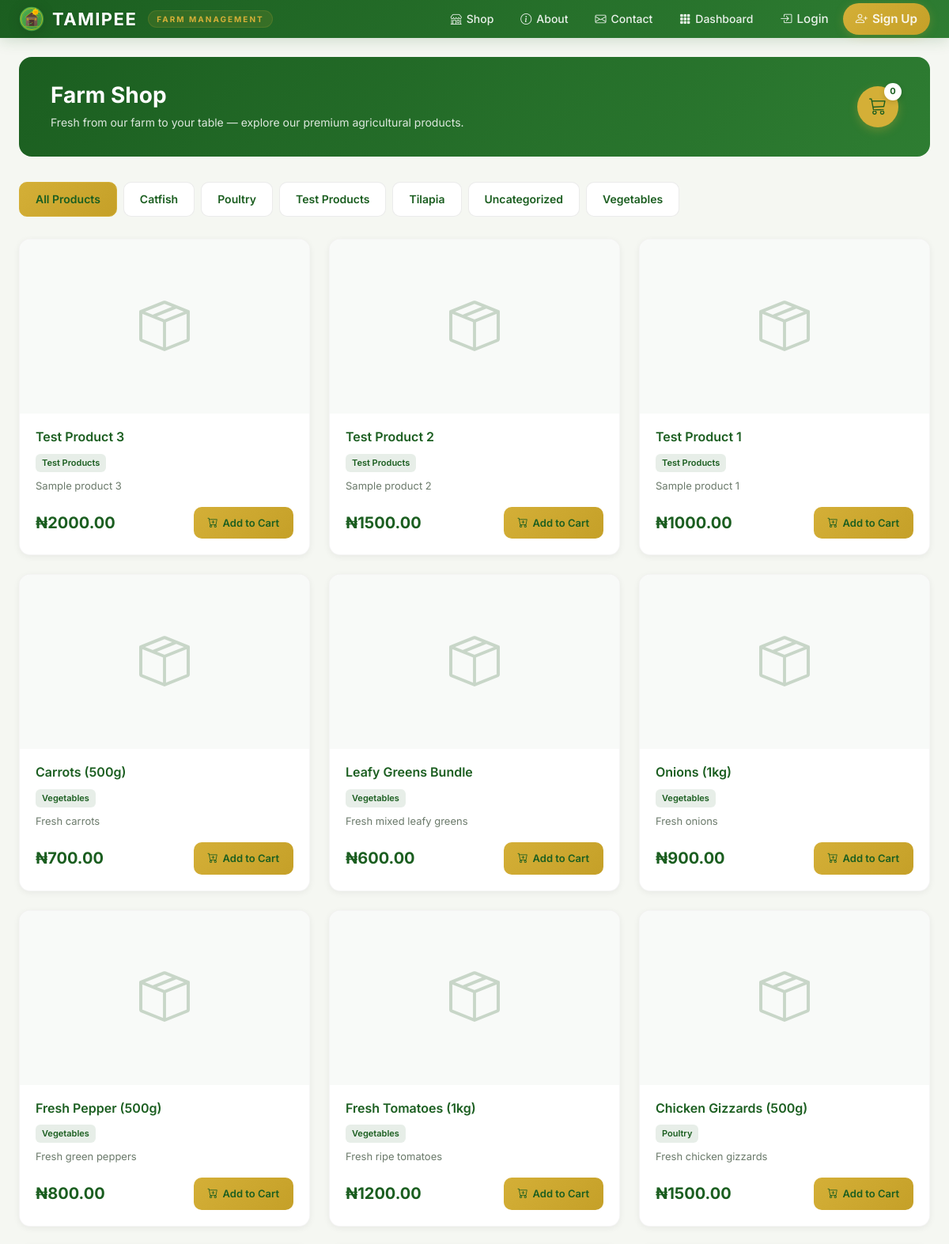
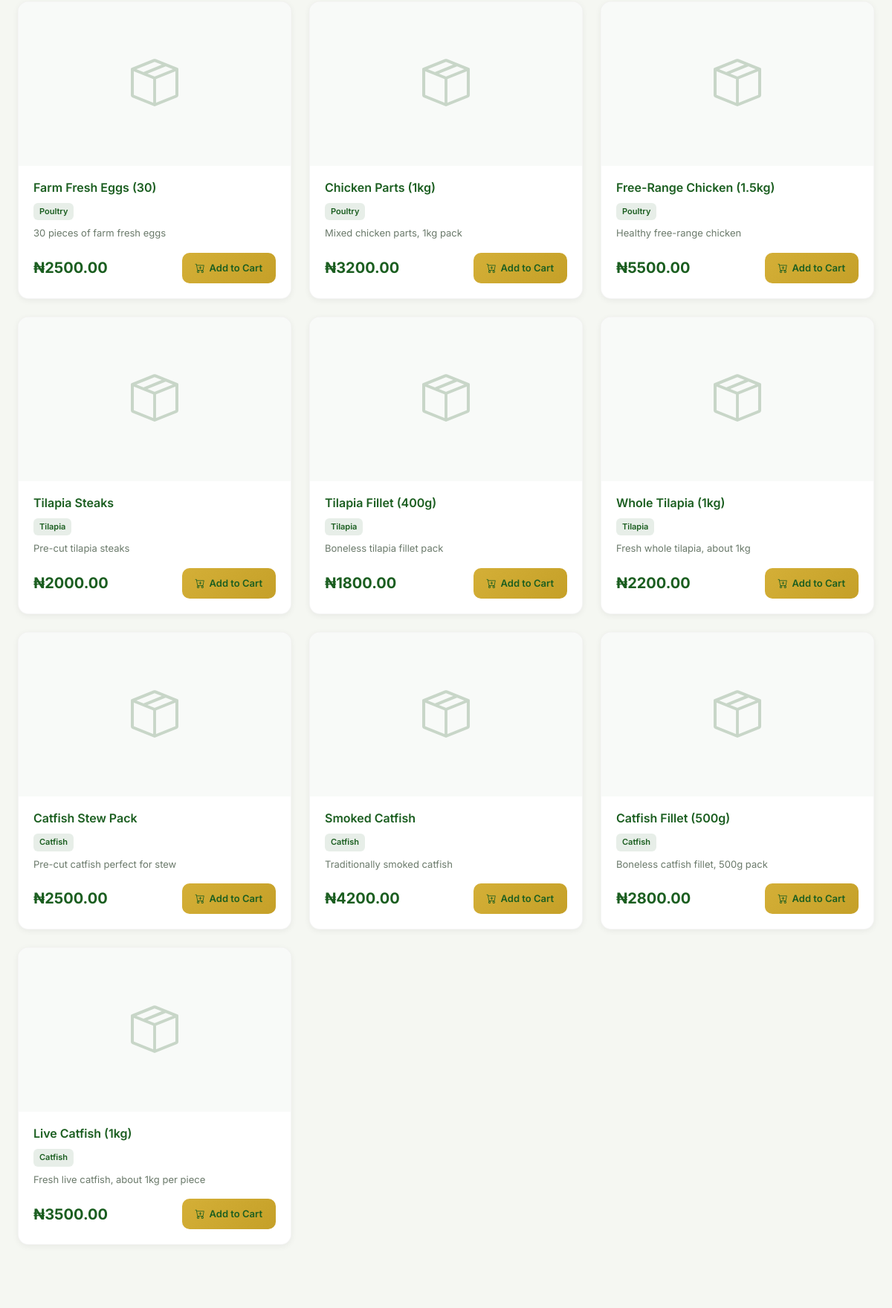
The app's page /shop/ (upper part) with its own data (2 pictures, top to bottom).
### shop/models.py (models this page shows, shortened)
class Cart(models.Model):
    user = models.ForeignKey(
        settings.AUTH_USER_MODEL,
        on_delete=models.CASCADE,
        null=True,
        blank=True,
        related_name="cart",
        verbose_name=_("user"),
    )
    session_key = models.CharField(
        _("session key"),
        max_length=40,
        null=True,
        blank=True,
    )
    created_at = models.DateTimeField(_("created at"), auto_now_add=True)
    updated_at = models.DateTimeField(_("updated at"), auto_now=True)
    class Meta:
        verbose_name = _("cart")
        verbose_name_plural = _("carts")
    @property
    def item_count(self):
        return sum(item.quantity for item in self.items.all())

class Category(models.Model):
    name = models.CharField(_("name"), max_length=100, unique=True)
    slug = models.SlugField(unique=True, blank=True)
    description = models.TextField(_("description"), blank=True)
    is_sample_data = models.BooleanField(_("sample data"), default=False)
    created_at = models.DateTimeField(_("created at"), auto_now_add=True)
    class Meta:
        verbose_name = _("category")
        verbose_name_plural = _("categories")
        ordering = ["name"]

class Product(models.Model):
    name = models.CharField(_("name"), max_length=200)
    description = models.TextField(_("description"), blank=True)
    price = models.DecimalField(_("price"), max_digits=10, decimal_places=2)
    stock_quantity = models.PositiveIntegerField(_("stock quantity"), default=0)
    image = models.ImageField(
        _("image"),
        upload_to="products/",
        blank=True,
        null=True,
    )
    is_active = models.BooleanField(_("active"), default=True)
    category = models.ForeignKey(
        Category,
        on_delete=models.CASCADE,
        related_name="products",
        verbose_name=_("category"),
    )
    is_sample_data = models.BooleanField(_("sample data"), default=False)
    created_at = models.DateTimeField(_("created at"), auto_now_add=True)
    updated_at = models.DateTimeField(_("updated at"), auto_now=True)
    class Meta:
        verbose_name = _("product")
        verbose_name_plural = _("products")
        ordering = ["-created_at"]
    @property
    def in_stock(self):
        return self.stock_quantity > 0

### shop/views.py (the view)
# urls.py: path("", views.product_list, name="product_list"),
def product_list(request):
    products = Product.objects.filter(is_active=True).select_related('category').order_by("-created_at")
    categories = Category.objects.all().order_by('name')
    products_by_category = {}
    for product in products:
        cat_name = product.category.name if product.category else "Uncategorized"
        products_by_category.setdefault(cat_name, []).append(product)
    cart = _get_or_create_cart(request)
    cart_item_ids = set(cart.items.values_list("product_id", flat=True))
    homepage_hero = SiteContent.get_section_content('homepage_hero')
    shop_banner = SiteContent.get_section_content('shop_banner')
    context = {
        "products": products,
        "categories": categories,
        "products_by_category": products_by_category,
        "cart": cart,
        "cart_item_ids": cart_item_ids,
        "homepage_hero": homepage_hero,
        "shop_banner": shop_banner,
    }
    return render(request, "shop/product_list.html", context)

### admin_dashboard/context_processors.py (called while the page is built)
def site_content(request):
    return {
        'business_hours_content': SiteContent.get_section_content('business_hours'),
        'social_media_content': SiteContent.get_section_content('social_media'),
    }

### admin_dashboard/models.py (called while the page is built)
    @classmethod
    def get_section_content(cls, section_key):
        try:
            return cls.objects.get(section=section_key)
        except cls.DoesNotExist:
            return None

### notifications/context_processors.py (called while the page is built)
def unread_notification_count(request):
    return {
        'unread_notification_count': Notification.objects.filter(is_read=False).count()
    }

### shop/views.py (called while the page is built)
def _get_or_create_cart(request):
    if request.user.is_authenticated:
        cart, created = Cart.objects.get_or_create(user=request.user)
    else:
        session_key = request.session.session_key
        if not session_key:
            request.session.save()
            session_key = request.session.session_key
        cart, created = Cart.objects.get_or_create(
            session_key=session_key,
            defaults={"user": None},
        )
    return cart

### shop/templates/shop/product_list.html (shortened to what this page needs)
{% extends "base.html" %}
{% load static %}
{% block content %}
<div class="shop-wrapper">
  <div class="shop-container">
    <div class="shop-header">
      <div class="shop-header-content">
        <h1>Farm Shop</h1>
        <p>Fresh from our farm to your table — explore our premium agricultural products.</p>
      </div>
      <div class="shop-header-actions">
        <a href="{% url 'shop:cart' %}" class="cart-btn">
          <i class="bi bi-cart3"></i>
          <span class="cart-badge" id="cartBadge">{{ cart.item_count }}</span>
        </a>
      </div>
    </div>
    <div class="category-tabs-wrapper mb-4">
      <div class="category-tabs">
        <button class="category-tab active" data-category="all">
          All Products
        </button>
        {% for category in categories %}
        <button class="category-tab" data-category="{{ category.slug }}">
          {{ category.name }}
        </button>
        {% endfor %}
      </div>
    </div>
    <div class="products-grid" id="productsGrid">
      {% for product in products %}
      <div class="product-card category-{{ product.category.slug|default:'uncategorized' }} {% if not product.in_stock %}out-of-stock{% endif %}">
        <div class="product-image-wrapper">
          {% if product.image %}
            <img src="{{ product.image.url }}" alt="{{ product.name }}" class="product-image">
          {% else %}
            <div class="product-image-placeholder">
              <i class="bi bi-box-seam"></i>
            </div>
          {% endif %}
        </div>
        <div class="product-info">
          <h3 class="product-name">{{ product.name }}</h3>
          {% if product.category %}
          <span class="product-category-badge">{{ product.category.name }}</span>
          {% endif %}
          <p class="product-description">{{ product.description|truncatewords:20 }}</p>
          <div class="product-footer">
            <span class="product-price">₦{{ product.price|floatformat:2 }}</span>
            {% if product.in_stock %}
              <form method="post" action="{% url 'shop:add_to_cart' product.pk %}" class="add-to-cart-form">
                <button type="submit" class="btn-add-cart" {% if product.pk in cart_item_ids %}disabled{% endif %}>
                  {% if product.pk in cart_item_ids %}
                    <i class="bi bi-check-circle"></i> In Cart
                  {% else %}
                    <i class="bi bi-cart-plus"></i> Add to Cart
                  {% endif %}
                </button>
              </form>
            {% else %}
              <button class="btn-add-cart disabled" disabled>
                <i class="bi bi-x-circle"></i> Unavailable
              </button>
            {% endif %}
          </div>
        </div>
      </div>
      {% empty %}
      <div class="empty-shop">
        <i class="bi bi-basket"></i>
        <h3>No Products Yet</h3>
        <p>Our farm shop is being stocked. Check back soon for fresh products!</p>
      </div>
      {% endfor %}
    </div>
  </div>
</div>
{% endblock %}

### accounts/static/accounts/css/auth.css (style rules this page uses)
:root { --primary-dark-green: #1B5E20; --primary-green: #2E7D32; --primary-green-light: #81C784; --primary-green-pale: #E8F5E9; --accent-gold: #D4AF37; --accent-gold-pale: #FBF3DC; --bg-main: #F5F7F2; --bg-white: #FFFFFF; --text-dark: #263238; --text-muted: #607D8B; --earth-accent: #6D4C41; --earth-light: #8D6E63; --shadow-sm: 0 1px 3px rgba(0, 0, 0, 0.08), 0 1px 2px rgba(0, 0, 0, 0.06); --shadow-md: 0 4px 12px rgba(0, 0, 0, 0.08), 0 2px 4px rgba(0, 0, 0, 0.04); --shadow-lg: 0 12px 40px rgba(0, 0, 0, 0.12), 0 4px 12px rgba(0, 0, 0, 0.06); --radius-sm: 8px; --radius-md: 12px; --radius-lg: 16px; --transition-fast: 0.15s ease; --transition-normal: 0.25s ease; }
body { font-family: 'Inter', -apple-system, BlinkMacSystemFont, 'Segoe UI', Roboto, sans-serif; background-color: var(--bg-main); color: var(--text-dark); line-height: 1.6; min-height: 100vh; display: flex; flex-direction: column; -webkit-font-smoothing: antialiased; -moz-osx-font-smoothing: grayscale; }

### shop/templates/shop/product_list.html (style rules this page uses)
.shop-wrapper { background: #F5F7F2; min-height: 100vh; padding: 24px; }
.shop-container { max-width: 1200px; margin: 0 auto; }
.shop-header { display: flex; justify-content: space-between; align-items: center; margin-bottom: 32px; background: linear-gradient(135deg, #1B5E20 0%, #2E7D32 100%); padding: 32px 40px; border-radius: 16px; position: relative; overflow: hidden; }
.shop-header-content h1 { color: #FFFFFF; font-weight: 700; font-size: 28px; margin: 0; }
.shop-header-content p { color: rgba(255,255,255,0.85); font-size: 14px; margin: 6px 0 0 0; }
.cart-btn { background: #D4AF37; color: #1B5E20; width: 52px; height: 52px; border-radius: 50%; display: flex; align-items: center; justify-content: center; font-size: 22px; text-decoration: none; position: relative; transition: all 0.3s ease; box-shadow: 0 4px 12px rgba(212,175,55,0.3); }
.cart-badge { position: absolute; top: -4px; right: -4px; background: #FFFFFF; color: #1B5E20; font-size: 11px; font-weight: 700; width: 22px; height: 22px; border-radius: 50%; display: flex; align-items: center; justify-content: center; box-shadow: 0 2px 6px rgba(0,0,0,0.15); }
.category-tabs-wrapper { overflow-x: auto; -webkit-overflow-scrolling: touch; }
.category-tabs { display: flex; gap: 8px; padding-bottom: 4px; }
.category-tab { background: #FFFFFF; border: 1px solid rgba(0,0,0,0.08); border-radius: 10px; padding: 10px 20px; font-size: 14px; font-weight: 600; color: #1B5E20; cursor: pointer; white-space: nowrap; transition: all 0.2s ease; }
.category-tab.active { background: linear-gradient(135deg, #D4AF37 0%, #C5A028 100%); color: #1B5E20; border-color: #D4AF37; }
.products-grid { display: grid; grid-template-columns: repeat(auto-fill, minmax(280px, 1fr)); gap: 24px; }
.product-card { background: #FFFFFF; border-radius: 14px; overflow: hidden; transition: all 0.3s ease; box-shadow: 0 2px 8px rgba(0,0,0,0.06); border: 1px solid rgba(0,0,0,0.04); }
.product-image-wrapper { position: relative; height: 220px; background: #F8FAF8; overflow: hidden; }
.product-image-placeholder { width: 100%; height: 100%; display: flex; align-items: center; justify-content: center; color: #C8D6C8; font-size: 64px; }
.product-info { padding: 20px; }
.product-name { font-weight: 600; font-size: 16px; color: #1B5E20; margin: 0 0 8px 0; }
.product-category-badge { display: inline-block; background: rgba(27,94,32,0.1); color: #1B5E20; font-size: 11px; font-weight: 600; padding: 3px 8px; border-radius: 6px; margin-bottom: 8px; }
.product-description { font-size: 13px; color: #6B7A6B; margin: 0 0 16px 0; line-height: 1.5; }
.product-footer { display: flex; justify-content: space-between; align-items: center; }
.product-price { font-size: 20px; font-weight: 700; color: #1B5E20; }
.btn-add-cart { background: linear-gradient(135deg, #D4AF37 0%, #C5A028 100%); color: #1B5E20; border: none; padding: 10px 18px; border-radius: 10px; font-weight: 600; font-size: 13px; cursor: pointer; transition: all 0.3s ease; display: flex; align-items: center; gap: 6px; }

### records on screen
Category: name "Catfish"
Category: name "Poultry"
Category: name "Test Products"
Category: name "Tilapia"
Category: name "Uncategorized"
Category: name "Vegetables"
Product: name "Test Product 3", category.name "Test Products", description "Sample product 3", price "2000.00", stock_quantity "Add to Cart"
Product: name "Test Product 2", category.name "Test Products", description "Sample product 2", price "1500.00", stock_quantity "Add to Cart"
Product: name "Test Product 1", category.name "Test Products", description "Sample product 1", price "1000.00", stock_quantity "Add to Cart"
Product: name "Carrots (500g)", category.name "Vegetables", description "Fresh carrots", price "700.00", stock_quantity "Add to Cart"
Product: name "Leafy Greens Bundle", category.name "Vegetables", description "Fresh mixed leafy greens", price "600.00", stock_quantity "Add to Cart"
Product: name "Onions (1kg)", category.name "Vegetables", description "Fresh onions", price "900.00", stock_quantity "Add to Cart"
Product: name "Fresh Pepper (500g)", category.name "Vegetables", description "Fresh green peppers", price "800.00", stock_quantity "Add to Cart"
Product: name "Fresh Tomatoes (1kg)", category.name "Vegetables", description "Fresh ripe tomatoes", price "1200.00", stock_quantity "Add to Cart"
Product: name "Chicken Gizzards (500g)", category.name "Poultry", description "Fresh chicken gizzards", price "1500.00", stock_quantity "Add to Cart"
Product: name "Farm Fresh Eggs (30)", category.name "Poultry", description "30 pieces of farm fresh eggs", price "2500.00", stock_quantity "Add to Cart"
Product: name "Chicken Parts (1kg)", category.name "Poultry", description "Mixed chicken parts, 1kg pack", price "3200.00", stock_quantity "Add to Cart"
Product: name "Free-Range Chicken (1.5kg)", category.name "Poultry", description "Healthy free-range chicken", price "5500.00", stock_quantity "Add to Cart"
Product: name "Tilapia Steaks", category.name "Tilapia", description "Pre-cut tilapia steaks", price "2000.00", stock_quantity "Add to Cart"
Product: name "Tilapia Fillet (400g)", category.name "Tilapia", description "Boneless tilapia fillet pack", price "1800.00", stock_quantity "Add to Cart"
Product: name "Whole Tilapia (1kg)", category.name "Tilapia", description "Fresh whole tilapia, about 1kg", price "2200.00", stock_quantity "Add to Cart"
Product: name "Catfish Stew Pack", category.name "Catfish", description "Pre-cut catfish perfect for stew", price "2500.00", stock_quantity "Add to Cart"
Product: name "Smoked Catfish", category.name "Catfish", description "Traditionally smoked catfish", price "4200.00", stock_quantity "Add to Cart"
Product: name "Catfish Fillet (500g)", category.name "Catfish", description "Boneless catfish fillet, 500g pack", price "2800.00", stock_quantity "Add to Cart"
Product: name "Live Catfish (1kg)", category.name "Catfish", description "Fresh live catfish, about 1kg per piece", price "3500.00", stock_quantity "Add to Cart"
